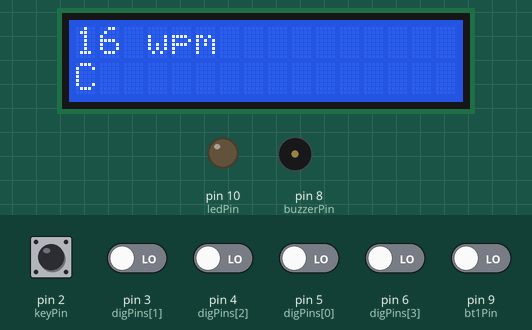
This sketch was run on a simulated Arduino Uno, built with avr-gcc and run on an emulated ATmega328P. Shown: 16×2 character LCD, output pins drawn as LEDs (lit = HIGH), buzzer (waves = sounding). Inputs (shaded band) come from the test bench; at power-on: pin 2 (keyPin), pin 3 (digPins[1]), pin 4 (digPins[2]), pin 5 (digPins[0]), pin 6 (digPins[3]), pin 9 (bt1Pin) LOW. What the sketch prints to the serial monitor is not drawn.

Above: at 1.5 s.
1.6 s: pin 2 (keyPin) pulled HIGH for 1 s
At 3.8 s:
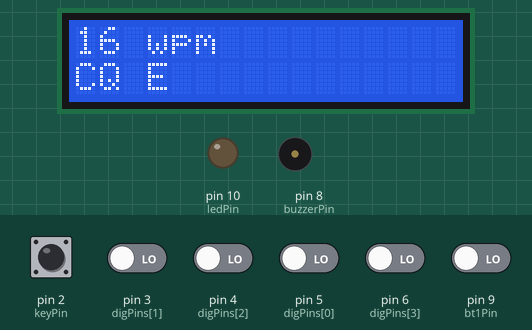
4.1 s: pin 2 (keyPin) pulled HIGH for 0.15 s
At 5.6 s:
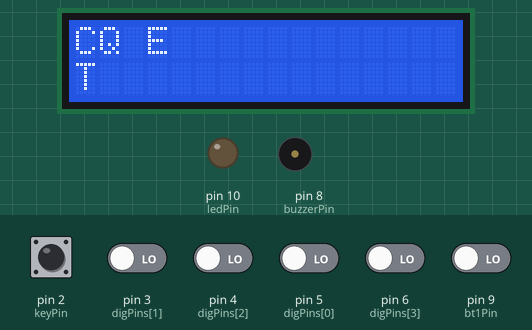
6.4 s: pin 2 (keyPin) pulled HIGH for 0.15 s
At 8.4 s:
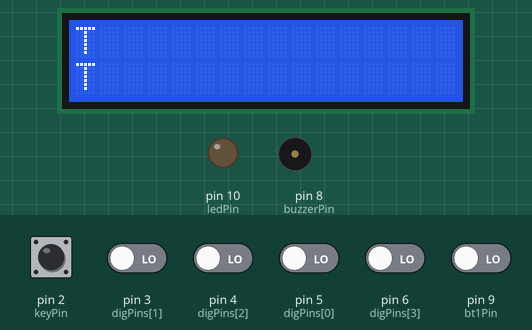
8.7 s: pin 2 (keyPin) pulsed HIGH 2 times (0.12 s each, 0.3 s apart)
At 10.6 s:
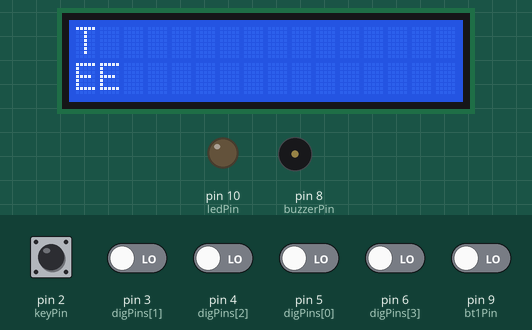
11.2 s: pin 2 (keyPin) pulled HIGH for 0.15 s
At 13.2 s:
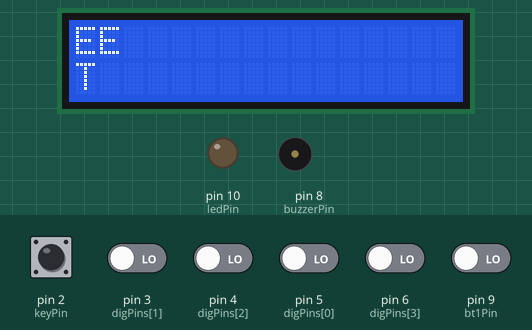
13.5 s: pin 2 (keyPin) pulsed HIGH 5 times (0.12 s each, 0.3 s apart)
At 16.2 s:
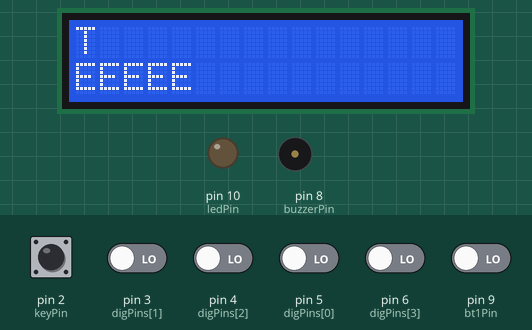
Timing chart, 0 to 17.5 s (numbered marks = the images above; inputs shaded):
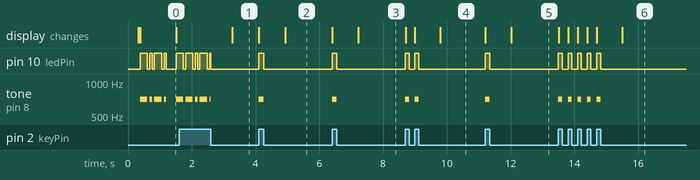

Measured:
- after the input at 1.6 s, the display: changes after 1.7 s (image 1)
- after the input at 4.1 s, pin 10 (ledPin): LOW → HIGH at once, → LOW 0.15 s later; tone on pin 8 (buzzerPin): silent → 700 Hz at once, → silent 0.15 s later; the display: first changes at once (image 2 shows a later state)
- after the input at 6.4 s, pin 10 (ledPin): LOW → HIGH at once, → LOW 0.15 s later; tone on pin 8 (buzzerPin): silent → 700 Hz at once, → silent 0.15 s later; the display: first changes at once (image 3 shows a later state)
- after the input at 8.7 s, pin 10 (ledPin): alternates HIGH for 0.12 s and LOW for 0.18 s, 4 changes in all, then stays LOW, starting at once; tone on pin 8 (buzzerPin): alternates 700 Hz for 0.12 s and silent for 0.18 s, 4 changes in all, then stays silent, starting at once; the display: first changes at once (image 4 shows a later state)
- after the input at 11.2 s, pin 10 (ledPin): LOW → HIGH at once, → LOW 0.15 s later; tone on pin 8 (buzzerPin): silent → 700 Hz at once, → silent 0.15 s later; the display: first changes at once (image 5 shows a later state)
- after the input at 13.5 s, pin 10 (ledPin): alternates HIGH for 0.12 s and LOW for 0.18 s, 10 changes in all, then stays LOW, starting at once; tone on pin 8 (buzzerPin): alternates 700 Hz for 0.12 s and silent for 0.18 s, 10 changes in all, then stays silent, starting at once; the display: first changes at once (image 6 shows a later state)
- by itself, tone on pin 8 (buzzerPin): plays 700 Hz for 0.23 s, 700 Hz for 0.08 s, 700 Hz for 0.23 s, 700 Hz for 0.04 s

The sketch:

morsekey.ino
```cpp
/* vim: set ts=2 sw=2 number:

 */

#include "Wire.h"
#include "Adafruit_LiquidCrystal.h"

Adafruit_LiquidCrystal lcd(0);

char Version[] = "$Revision: 1.15 $    $Locker:  $ \n" ;

unsigned short keyPin = 2 ;
unsigned short bt1Pin = 9 ;

unsigned short ledPin = 10; /* 13 */
unsigned short buzzerPin = 8 ;

unsigned short digPins[] = {
  5, 3, 4, 6 }
;
unsigned short digPinValue[] = {
  1, 2, 4, 8 }
;

byte keyState = LOW ;
byte prvState = LOW ;
byte bt1State = LOW ;
byte bt1PrvState = LOW ;
unsigned short Hz = 700 ;

byte wheelIndex = 0 ;
float wpmList[] = {
  16.0, 8.0, 10.0, 12.0, 14.0, 16.0, 18.0, 20.0, 22.0, 24,0
} ; // default value in 0
unsigned short ditLengths [10] ;  // differentiated in setup()
char *wpmStr[] = {
	"16 wpm", "8 wpm", "10 wpm", "12 wpm", "14 wpm", "16 wpm", "18 wpm", "20 wpm", "22 wpm", "24 wpm"
} ;

unsigned int prvDit = 0 ;
unsigned int dit = 60 ;
unsigned int dah = dit * 3 ;

unsigned int ditMin ;
unsigned int ditMax ;
unsigned int dahLen ;
unsigned int dahMax ;

int node = 0 ;

//- ------------------------------------------------------------------------
// https://en.wikipedia.org/wiki/Dichotomic_search

struct mnode
{
  char *mchar ;
  byte  dah ;
  byte  dit ;
};

mnode mtree[] =
{
  {
    "^", 1, 2   }
  ,	// 0
  {
    "T", 3, 4   }
  ,	// 1
  {
    "E", 5, 6   }
  ,	// 2
  {
    "M", 7, 8   }
  ,	// 3
  {
    "N", 9, 10   }
  ,	// 4
  {
    "A", 11, 12   }
  ,	// 5
  {
    "I", 13, 14   }
  ,	// 6
  {
    "O", 27, 30   }
  ,	// 7
  {
    "G", 15, 16   }
  ,	// 8
  {
    "K", 17, 18   }
  ,	// 9
  {
    "D", 19, 20   }
  ,	// 10
  {
    "W", 21, 22   }
  ,	// 11
  {
    "R", 37, 23   }
  ,	// 12
  {
    "U", 40, 24   }
  ,	// 13
  {
    "S", 25, 26   }
  ,	// 14
  {
    "Q", 70, 70   }
  ,	// 15
  {
    "Z", 46, 32   }
  ,	// 16
  {
    "Y", 70, 33   }
  ,	// 17
  {
    "C", 49, 70   }
  ,	// 18
  {
    "X", 70, 34   }
  ,	// 19
  {
    "B", 70, 35   }
  ,	// 20
  {
    "J", 36, 70   }
  ,	// 21
  {
    "P", 54, 70   }
  ,	// 22
  {
    "L", 70, 39   }
  ,	// 23
  {
    "F", 70, 70   }
  ,	// 24
  {
    "V", 42, 60   }
  ,	// 25
  {
    "H", 43, 44   }
  ,	// 26
  {
    "^", 28, 29   }
  ,	// 27
  {
    "0", 70, 70   }
  ,	// 28
  {
    "9", 70, 70   }
  ,	// 29
  {
    "^", 70, 31   }
  ,	// 30
  {
    "8", 70, 45   }
  ,	// 31
  {
    "7", 70, 70   }
  ,	// 32
  {
    "(", 48, 70   }
  ,	// 33
  {
    "/", 70, 70   }
  ,	// 34
  {
    "6", 52, 70   }
  ,	// 35
  {
    "1", 70, 53   }
  ,	// 36
  {
    "^", 70, 38   }
  ,	// 37
  {
    "+", 56, 70   }
  ,	// 38
  {
    "&", 70, 70   }
  ,	// 39
  {
    "^", 41, 57   }
  ,	// 40
  {
    "2", 70, 70   }
  ,	// 41
  {
    "3", 66, 70   }
  ,	// 42
  {
    "4", 70, 70   }
  ,	// 43
  {
    "5", 70, 63   }
  ,	// 44
  {
    ":", 70, 70   }
  ,	// 45
  {
    "^", 47, 70   }
  ,	// 46
  {
    ",", 70, 70   }
  ,	// 47
  {
    ")", 70, 70   }
  ,	// 48
  {
    "^", 50, 51   }
  ,	// 49
  {
    "!", 70, 70   }
  ,	// 50
  {
    ";", 70, 70   }
  ,	// 51
  {
    "-", 70, 70   }
  ,	// 52
  {
    "\'", 70, 70   }
  ,	// 53
  {
    "^", 70, 55   }
  ,	// 54
  {
    "@", 70, 70   }
  ,	// 55
  {
    ".", 70, 70   }
  ,	// 56
  {
    "^", 58, 59   }
  ,	// 57
  {
    "_", 70, 70   }
  ,	// 58
  {
    "?", 70, 70   }
  ,	// 59
  {
    "^", 70, 61   }
  ,	// 60
  {
    "^", 62, 70   }
  ,	// 61
  {
    "$", 70, 70   }
  ,	// 62
  {
    "^", 70, 64   }
  ,	// 63
  {
    "^", 70, 65   }
  ,	// 64
  {
    "<error>\n", 70, 70   }
  ,	// 65
  {
    "^", 70, 67   }
  ,	// 66
  {
    "^", 70, 68   }
  ,	// 67
  {
    "^", 70, 69   }
  ,	// 68
  {
    "<!SOS!>", 70, 70   }
  ,	// 69
  {
    "^", 70, 70   }
  ,	// 70

}
;

//- ------------------------------------------------------------------------

static char myline[17] = { ' ',' ',' ',' ',' ',' ',' ',' ',' ',' ',' ',' ',' ',' ',' ',' ','\0' } ;
static byte cursor = 0;
static byte needScroll = 0 ;

void scrollup () {
	lcd.clear () ;
  lcd.setCursor(0,0) ;
  lcd.print(myline) ;
  lcd.setCursor(0,1) ;
  for (cursor = 0 ; cursor < 16 ; cursor++)
    myline[cursor] = ' ' ;
  cursor = 0 ;
}

void printchar (char c) {
  if (c == '\n') {
    scrollup() ;
    return ;
  }
  else {
    if (cursor >= 16)
      scrollup () ;
    myline[cursor++] = c ;
    lcd.print(c) ;
  }
}

void printstring (char *s) {
  for (byte ix = 0 ; s[ix] != '\0' ; ix++)
    printchar (s[ix]) ;
}

//- ------------------------------------------------------------------------

void setup ()
{
  pinMode (keyPin, INPUT) ;
  pinMode (bt1Pin, INPUT) ;

  for (byte ix = 0 ; ix < 4 ; ix++) {
    pinMode (digPins[ix], INPUT) ;
  }

  pinMode (buzzerPin, OUTPUT) ;
  pinMode (ledPin, OUTPUT) ;

  delay (dah) ;

  for (byte ix = 0 ; ix < 10 ; ix++) {
    ditLengths[ix] = round ( (60.0/ (50.0 * wpmList[ix]) ) * 1000.0) ;
  }

  lcd.begin(16, 2);
  lcd.setBacklight(HIGH);

  Serial.begin(9600);
  Serial.print(Version);
  //Serial.print(readWheel()) ;
  //Serial.print("\n") ;
  printstring (Version) ;
}

//- ------------------------------------------------------------------------

void sendBit (unsigned int len)
{
  tone (buzzerPin, Hz) ;
  digitalWrite (ledPin, HIGH) ;
  delay (len) ;
  noTone (buzzerPin) ;
  digitalWrite (ledPin, LOW) ;
  delay(dit) ;
}
//- ------------------------------------------------------------------------

byte readWheel ()
{
  byte wix = 0 ;
  for (byte ix = 0 ; ix < 4 ; ix++) {
    if (digitalRead(digPins[ix]) == HIGH)	{
      wix += digPinValue[ix] ;
    }
  }
  if (wix != wheelIndex) {
    return (wix) ;
  }
  return (wheelIndex) ;
}

//- ------------------------------------------------------------------------

unsigned int ditLen ()
{
  if (readWheel() != wheelIndex) {
    delay (250); // some internal bounce in the wheel, so delay and look again
    wheelIndex = readWheel();
  }
  return (ditLengths[wheelIndex]) ;
}


//- ------------------------------------------------------------------------

void CQ ()
{

	//- check speed wheel when the CQ button is pressed
	dit = ditLen() ;
	if (prvDit != dit) {
		prvDit = dit ;
		dah = dit + dit + dit ;

		ditMax = round(float(dit)*1.75) ;
		ditMin = 5 ;
		dahLen = dit * 6 ;
		dahMax = dit * 9 ;

		Serial.print ("dit ") ;
		Serial.print (dit) ;
		Serial.print ("\nditMax ") ;
		Serial.print (ditMax) ;
		Serial.print (" ratio ") ;
		Serial.print ((float)ditMax / (float)dit) ;
		Serial.print ("\ndahLen ") ;
		Serial.print (dahLen) ;
		Serial.print (" ratio ") ;
		Serial.print (dahLen / dit) ;
		Serial.print ("\ndahMax ") ;
		Serial.print (dahMax) ;
		Serial.print (" ratio ") ;
		Serial.print (dahMax / dit) ;
		Serial.print ("\n") ;

	}

	printchar('\n') ;
	printstring (wpmStr[wheelIndex]) ;
	printchar('\n') ;

  //Serial.print("\nC") ;
  printstring ("C") ;
  sendBit (dah) ;
  sendBit (dit) ;
  sendBit (dah) ;
  sendBit (dit) ;

  delay (dah) ;
  //Q
  //Serial.print("Q\n") ;
  printstring("Q ") ;
  sendBit (dah) ;
  sendBit (dah) ;
  sendBit (dit) ;
  sendBit (dah) ;

}

//- ------------------------------------------------------------------------

void morseDecode () {

  if (node != 0) {
    //Serial.print (mtree[node].mchar) ;
    printstring (mtree[node].mchar) ;
  }
  node = 0 ;
}

//- ------------------------------------------------------------------------

byte timeTransition (byte wasPressed, unsigned int len) {

  //float ditFrac = (float)len / (float)dit ;

//  if (!wasPressed)
//    Serial.print("        ") ;
//  Serial.print(len) ;
//  Serial.print("\n") ;

  if ( len  <= ditMax) {
    // Dit len
    if (wasPressed) {
      if (len < ditMin) {
        // ignore key bounce
        return (0) ;
      }
      //code += "." ;
      node = mtree[node].dit ;
      //Serial.print ("*") ;
    }
    return (1) ;

  }
  else  {
    // Dah len
    if (wasPressed) {
      //code += "-" ;
      node = mtree[node].dah ;
      //Serial.print ("-") ;
    }
    else if (len < dahLen) {
      morseDecode () ;
    }
    else if (len < dahMax) {
      //Serial.print (" ") ;
      printchar (' ') ;
    }
    else {
      morseDecode () ;
      //Serial.print ("\n") ;
      //!scrollup () ;
			needScroll = 1 ;
    }
    return (2) ;
  }
}

//- ------------------------------------------------------------------------
//- ------------------------------------------------------------------------

void loop ()
{


  byte starting = 1 ;
  unsigned int duration = 0 ;
  unsigned int now ;
  unsigned int startms ;
  unsigned int releasedAt = 0 ;

  digitalWrite (ledPin, LOW) ;

	CQ () ;

  while (1)
  {

		if (needScroll) {
			scrollup () ;
			needScroll = 0 ;
		}
		now = millis () ;

    keyState = digitalRead(keyPin);

    if (keyState != prvState) {

      if (keyState == HIGH) {
        tone (buzzerPin, Hz) ;
        digitalWrite(ledPin, HIGH) ;

        if (!starting) {
          // not start of first press
          duration = now - startms ; // duration of just-completed gap.
          timeTransition (0, duration) ;

        }

      }

      else {
        // End of a press, start of a gap
        noTone (buzzerPin) ;
        digitalWrite(ledPin, LOW) ;

        duration = now - startms ;
        timeTransition (1, duration) ;
        releasedAt = now ;

      }

      prvState = keyState ;
      starting = 0 ;
      startms = now;

			//Serial.print("\n? ") ; Serial.print(millis() - now) ; Serial.print("\n");


    }
    else { // no transition

      //- see if we need to emit a word
      if (keyState == LOW && releasedAt > 0 &&  ((now - releasedAt) > dah*3) && node != 0) {
        morseDecode() ;
        releasedAt = now ;
				startms = now ;
      }

      //- check CQ button
      bt1State = digitalRead(bt1Pin) ;
      if ( (bt1State != bt1PrvState) && (bt1State == LOW) ) {
        CQ () ;

      }
      bt1PrvState = bt1State ;
    }
  }
}
```
